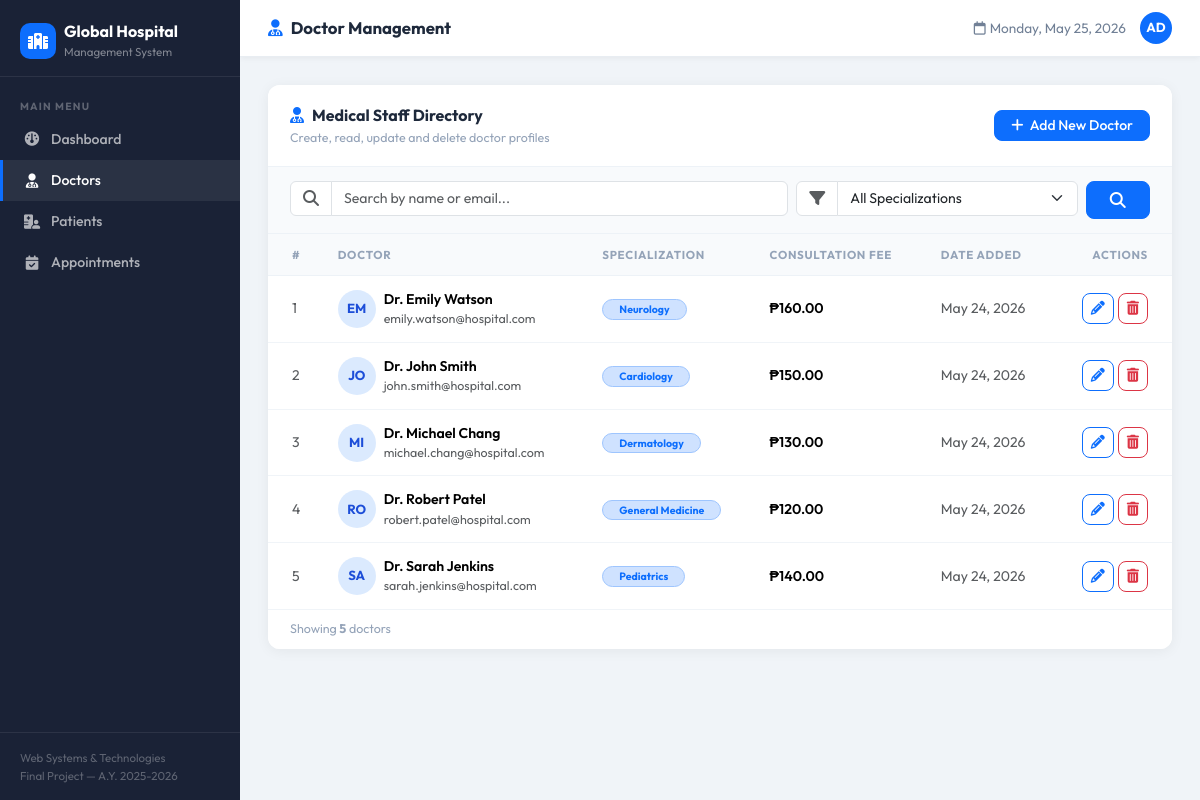
Page /doctors/index.php on the committed database.
### tables this page shows
CREATE TABLE `doctb` (
    `id`            int(11)      NOT NULL AUTO_INCREMENT,
    `name`          varchar(100) NOT NULL,
    `email`         varchar(100) NOT NULL,
    `password`      varchar(255) NOT NULL,
    `specialization` varchar(100) NOT NULL,
    `docFees`       decimal(10,2) NOT NULL DEFAULT '0.00',
    `created_at`    datetime NOT NULL DEFAULT CURRENT_TIMESTAMP,
    PRIMARY KEY (`id`)
);

### doctors/index.php (the view, shortened to what this page needs)
<?php
require_once '../includes/db.php';
$search = trim($_GET['search'] ?? '');
$sql = "SELECT * FROM doctb WHERE 1=1";
$params = [];
$sql .= " ORDER BY name";
$stmt = $pdo->prepare($sql); $stmt->execute($params);
$doctors = $stmt->fetchAll();
require_once '../includes/header.php';
?>
<div class="card">
  <div class="card-header">
    <div>
      <div class="card-title"><i class="fa-solid fa-user-doctor text-primary me-2"></i>Medical Staff Directory</div>
      <div class="card-subtitle">Create, read, update and delete doctor profiles</div>
    </div>
    <a href="/hospital/doctors/create.php" class="btn btn-primary btn-sm px-3"><i class="fa-solid fa-plus me-1"></i> Add New Doctor</a>
  </div>
  <div class="filter-bar">
    <form method="GET" class="row g-2">
      <div class="col-md-7">
        <div class="input-group">
          <span class="input-group-text"><i class="fa-solid fa-magnifying-glass text-muted"></i></span>
          <input type="text" name="search" class="form-control" placeholder="Search by name or email..." value="<?= htmlspecialchars($search) ?>">
        </div>
      </div>
      <div class="col-md-4">
        <div class="input-group">
          <span class="input-group-text"><i class="fa-solid fa-filter text-muted"></i></span>
          <select name="specialization" class="form-select" onchange="this.form.submit()">
            <option value="">All Specializations</option>
          </select>
        </div>
      </div>
      <div class="col-md-1"><button type="submit" class="btn btn-primary w-100"><i class="fa-solid fa-magnifying-glass"></i></button></div>
    </form>
  </div>
  <div class="table-responsive">
    <table class="table table-hover mb-0">
      <thead><tr><th class="ps-4">#</th><th>Doctor</th><th>Specialization</th><th>Consultation Fee</th><th>Date Added</th><th class="text-end pe-4">Actions</th></tr></thead>
      <tbody>
        <?php if (empty($doctors)): ?>
        <tr><td colspan="6" class="text-center py-5"><i class="fa-solid fa-user-slash fa-2x text-muted mb-2 d-block"></i><span class="text-muted">No doctors found.</span></td></tr>
        <?php else: foreach ($doctors as $i => $doc):
          $initials = strtoupper(substr(preg_replace('/Dr\.\s*/i','', $doc['name']), 0, 2)); ?>
        <tr>
          <td class="ps-4 text-muted"><?= $i+1 ?></td>
          <td>
            <div class="d-flex align-items-center gap-2">
              <div class="avatar" style="background:#dbeafe;color:#1d4ed8;"><?= htmlspecialchars($initials) ?></div>
              <div><div class="fw-semibold"><?= htmlspecialchars($doc['name']) ?></div><div class="text-muted" style="font-size:0.78rem;"><?= htmlspecialchars($doc['email']) ?></div></div>
            </div>
          </td>
          <td><span class="badge rounded-pill bg-primary-subtle text-primary border border-primary-subtle px-3 py-1"><?= htmlspecialchars($doc['specialization']) ?></span></td>
          <td class="fw-semibold">₱<?= number_format($doc['docFees'],2) ?></td>
          <td class="text-muted"><?= date('M j, Y', strtotime($doc['created_at'])) ?></td>
          <td class="text-end pe-4">
            <div class="d-inline-flex gap-1">
              <a href="/hospital/doctors/edit.php?id=<?= $doc['id'] ?>" class="btn btn-sm btn-outline-primary"><i class="fa-solid fa-pencil"></i></a>
              <button class="btn btn-sm btn-outline-danger" data-delete-url="/hospital/doctors/delete.php?id=<?= $doc['id'] ?>" data-delete-name="<?= htmlspecialchars($doc['name']) ?>"><i class="fa-solid fa-trash-can"></i></button>
            </div>
          </td>
        </tr>
        <?php endforeach; endif; ?>
      </tbody>
    </table>
  </div>
  <?php if (!empty($doctors)): ?>
  <div class="card-footer-note">Showing <strong><?= count($doctors) ?></strong> doctor<?= count($doctors)!==1?'s':'' ?></div>
  <?php endif; ?>
</div>
<?php require_once '../includes/footer.php'; ?>

### includes/header.php (style rules this page uses)
:root { --primary:#0d6efd;--sidebar-bg:#1a2236;--sidebar-width:240px }
* { box-sizing:border-box }
body { font-family:'Outfit',sans-serif;background:#f0f4f8;color:#2b3a4a;margin:0 }
.card { background:#fff;border-radius:12px;border:none;box-shadow:0 2px 14px rgba(0,0,0,0.06) }
.card-header { background:#fff;border-bottom:1px solid #edf2f7;border-radius:12px 12px 0 0!important;padding:18px 22px;display:flex;align-items:center;justify-content:space-between;flex-wrap:wrap;gap:10px }
.card-header .card-title { font-weight:700;font-size:1rem;margin:0;color:#1e293b }
.card-header .card-subtitle { font-size:0.78rem;color:#94a3b8;margin-top:2px }
.btn { border-radius:8px;font-weight:500;transition:transform 0.15s }
.table th { font-size:0.72rem;font-weight:700;text-transform:uppercase;letter-spacing:0.7px;color:#94a3b8;background:#f8fafc;padding:12px 16px;border-bottom:1px solid #edf2f7 }
.table td { padding:13px 16px;vertical-align:middle;border-bottom:1px solid #f0f4f8;font-size:0.88rem }
.table tbody tr:last-child td { border-bottom:none }
.avatar { width:38px;height:38px;border-radius:50%;display:flex;align-items:center;justify-content:center;font-weight:700;font-size:0.82rem;flex-shrink:0 }
.filter-bar { background:#f8fafc;border-bottom:1px solid #edf2f7;padding:14px 22px }
.input-group-text { background:#fff;border-color:#dee2e6 }
.form-control,.form-select { border-color:#dee2e6;font-size:0.88rem }
.card-footer-note { border-top:1px solid #f0f4f8;padding:10px 22px;background:#fff;font-size:0.78rem;color:#94a3b8;border-radius:0 0 12px 12px }

### rows in the picture
doctb: name "EM", name "Dr. Emily Watson", email "emily.watson@hospital.com", specialization "Neurology", docFees "160.00", created_at "May 24, 2026"
doctb: name "JO", name "Dr. John Smith", email "john.smith@hospital.com", specialization "Cardiology", docFees "150.00", created_at "May 24, 2026"
doctb: name "MI", name "Dr. Michael Chang", email "michael.chang@hospital.com", specialization "Dermatology", docFees "130.00", created_at "May 24, 2026"
doctb: name "RO", name "Dr. Robert Patel", email "robert.patel@hospital.com", specialization "General Medicine", docFees "120.00", created_at "May 24, 2026"
doctb: name "SA", name "Dr. Sarah Jenkins", email "sarah.jenkins@hospital.com", specialization "Pediatrics", docFees "140.00", created_at "May 24, 2026"

### other values in the picture
$title "Doctor Management"
count($doctors) "5"
